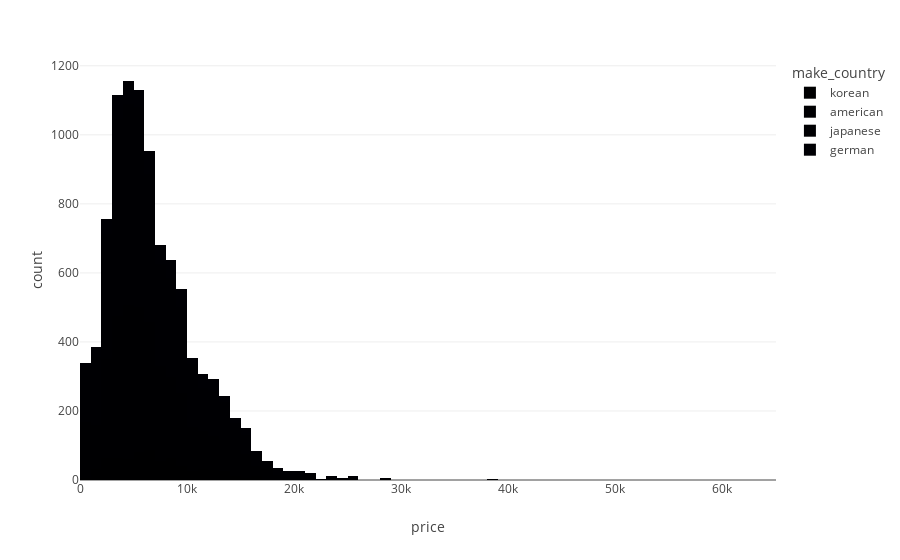

Notebook code for this chart:
### Markdown cell above
The highest priced sedan in the dataset is \$64,000.  In order to bin the price data in \$1,000 increments, we will have to create a histogram with 65 bins.

### Code cell
fig3 = px.histogram(df_sedan, 
                    x='price', 
                    color='make_country',
                    nbins=65)
fig3.show()

### Figure 1 — Plotly figure (JSON) as saved in the notebook; plotly's stock layout.template omitted (floating-point values rounded to 4 significant figures; data arrays with more than 128 entries replaced by an {"elided": "..."} marker saying what was removed)
{"data": [{"alignmentgroup": "True", "bingroup": "x", "hovertemplate": "make_country=korean<br>price=%{x}<br>count=%{y}<extra></extra>", "legendgroup": "korean", "marker": {"color": "#000001", "pattern": {"shape": ""}}, "name": "korean", "nbinsx": 65, "offsetgroup": "korean", "orientation": "v", "showlegend": true, "type": "histogram", "x": {"elided": "696 int values"}, "xaxis": "x", "yaxis": "y"}, {"alignmentgroup": "True", "bingroup": "x", "hovertemplate": "make_country=american<br>price=%{x}<br>count=%{y}<extra></extra>", "legendgroup": "american", "marker": {"color": "#000002", "pattern": {"shape": ""}}, "name": "american", "nbinsx": 65, "offsetgroup": "american", "orientation": "v", "showlegend": true, "type": "histogram", "x": {"elided": "3659 int values"}, "xaxis": "x", "yaxis": "y"}, {"alignmentgroup": "True", "bingroup": "x", "hovertemplate": "make_country=japanese<br>price=%{x}<br>count=%{y}<extra></extra>", "legendgroup": "japanese", "marker": {"color": "#000003", "pattern": {"shape": ""}}, "name": "japanese", "nbinsx": 65, "offsetgroup": "japanese", "orientation": "v", "showlegend": true, "type": "histogram", "x": {"elided": "4529 int values"}, "xaxis": "x", "yaxis": "y"}, {"alignmentgroup": "True", "bingroup": "x", "hovertemplate": "make_country=german<br>price=%{x}<br>count=%{y}<extra></extra>", "legendgroup": "german", "marker": {"color": "#000004", "pattern": {"shape": ""}}, "name": "german", "nbinsx": 65, "offsetgroup": "german", "orientation": "v", "showlegend": true, "type": "histogram", "x": {"elided": "651 int values"}, "xaxis": "x", "yaxis": "y"}], "layout": {"barmode": "relative", "legend": {"title": {"text": "make_country"}, "tracegroupgap": 0}, "margin": {"t": 60}, "xaxis": {"anchor": "y", "domain": [0, 1], "title": {"text": "price"}}, "yaxis": {"anchor": "x", "domain": [0, 1], "title": {"text": "count"}}}}
